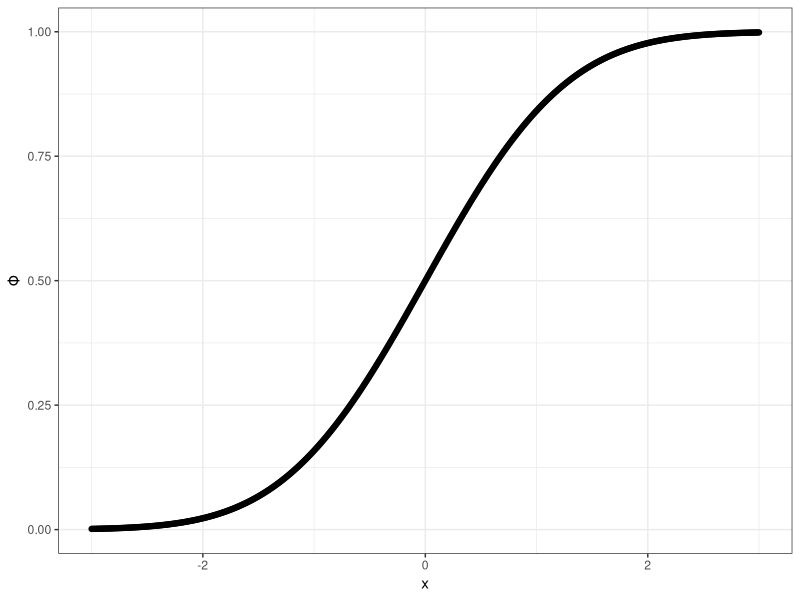

Write the R code that produced this figure.
## ---- chunk 1
suppressPackageStartupMessages(library(tidyverse))
theme_set(theme_bw())

data.frame(x = seq(from = -3, to = 3, by = 0.01)) |>
  mutate(Φ = pnorm(x)) |>
  ggplot(aes(x, Φ)) + geom_point() + geom_line()
